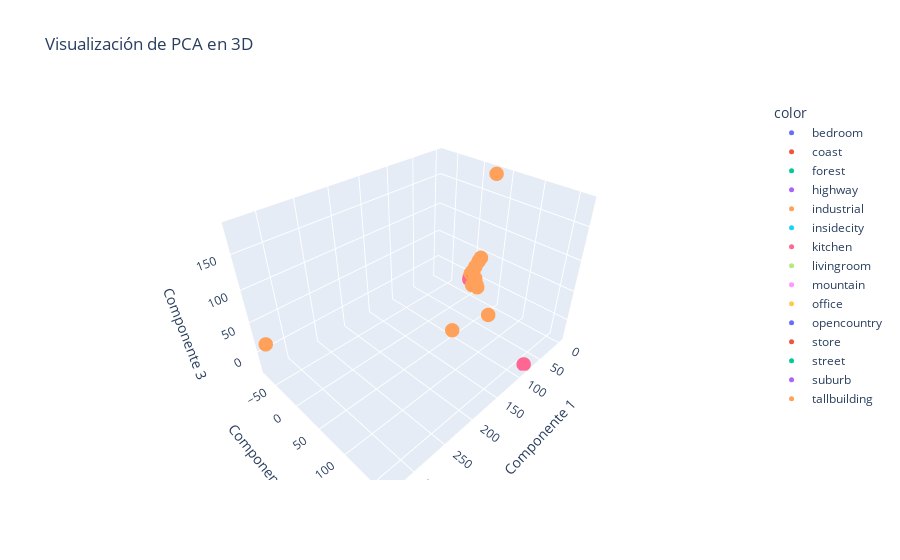
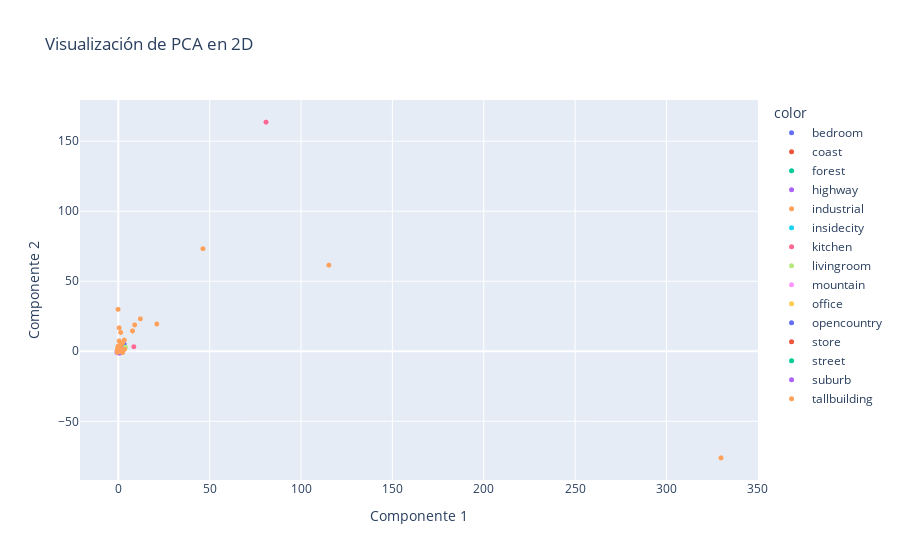

Notebook code cell kept with these figures, in order:
### Code cell
r3_train, r2_train = viz(train_df)
